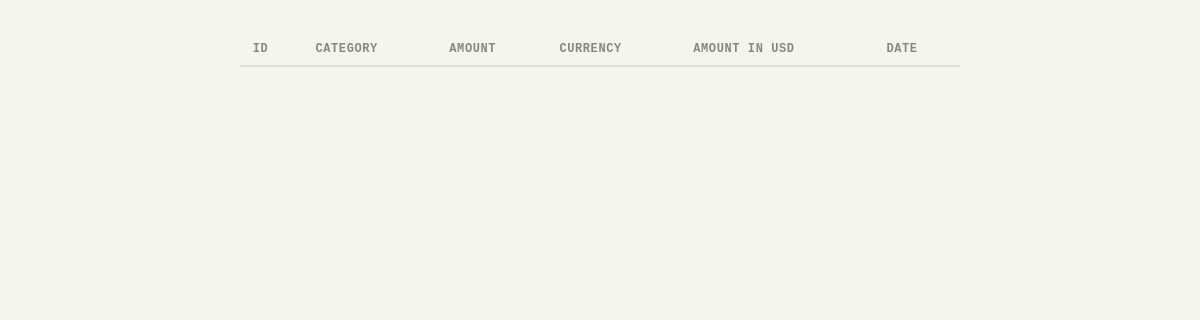
Before: /day/2026-05-11 with the older database file.
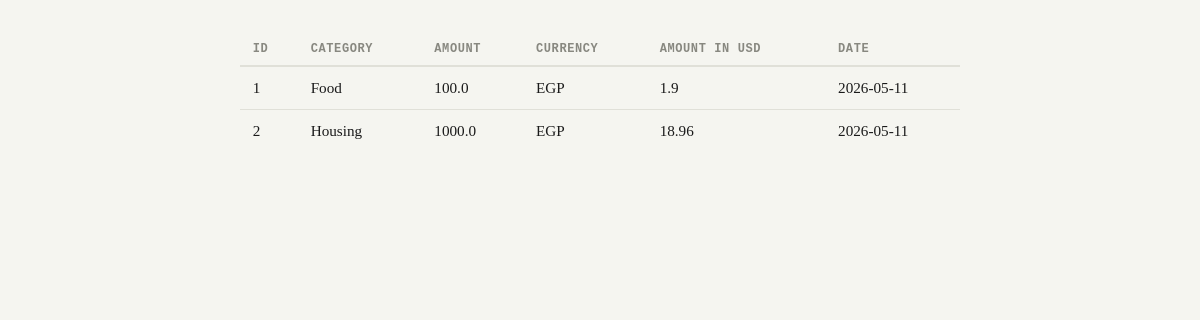
After: the same page with the newer database file.
### tables this page shows
CREATE TABLE expenses (
        id INTEGER PRIMARY KEY AUTOINCREMENT,
        category TEXT NOT NULL,
        amount REAL NOT NULL,
        currency TEXT NOT NULL,
        amount_in_base REAL NOT NULL,
        date TEXT NOT NULL DEFAULT (DATE('now'))
    );

### app.py (the view)
@app.route("/day/<date>")
def expense_day(date):
    conn = sqlite3.connect('database.db')
    cursor = conn.cursor()
    date0 = cursor.execute("SELECT * FROM expenses WHERE date = ?;", (date,)).fetchall()
    conn.close()
    return render_template("day.html", date = date0)

### templates/day.html (shortened to what this page needs)
{% extends "layout.html" %}
{% block body %}
<table>
    <thead>
        <tr>
            <th>id</th>
            <th>category</th>
            <th>amount</th>
            <th>currency</th>
            <th>amount in usd</th>
            <th>date</th>
        </tr>
    </thead>
    <tbody>
        {% for d in date %}
        <tr>
            <td>{{ d [0] }}</td>
            <td>{{ d [1] }}</td>
            <td>{{ d [2] }}</td>
            <td>{{ d [3] }}</td>
            <td>{{ d [4] }}</td>
            <td>{{ d [5] }}</td>
        </tr>
        {% endfor %}
    </tbody>
</table>
{% endblock %}

Changed rows visible on the page:
added expenses: id "1", category "Food", amount "100.0", currency "EGP", amount_in_base "1.9", date "2026-05-11"
added expenses: id "2", category "Housing", amount "1000.0", currency "EGP", amount_in_base "18.96", date "2026-05-11"
